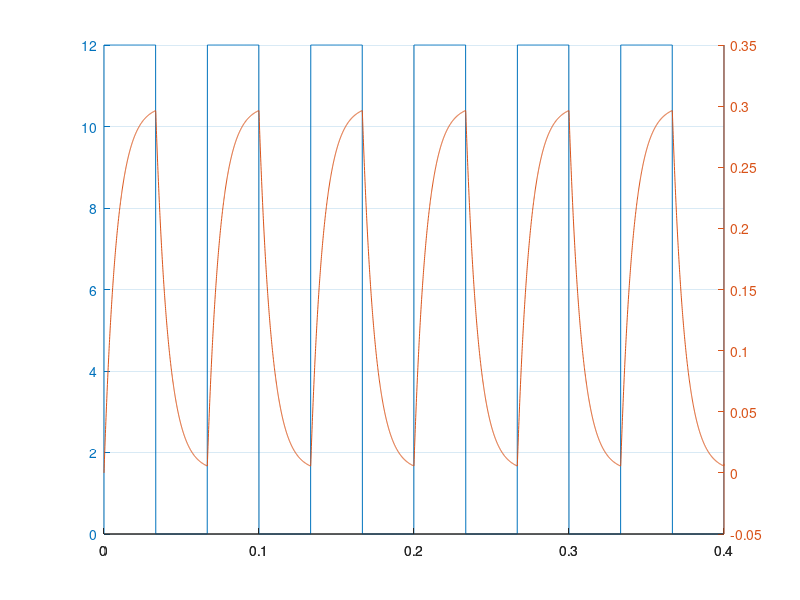

Source code (MATLAB):
pkg load signal
t = 0:0.0001:0.4;
ch1 = 2.5*square(t*15*2*pi) + 2.5;
sys = tf([1],[0.008 1]);
[ch2, _, _] = lsim(sys, ch1*0.3/5+0.001, t);
figure;
hold on;
plotyy(t, ch1*12/5, t, ch2)
grid on;
